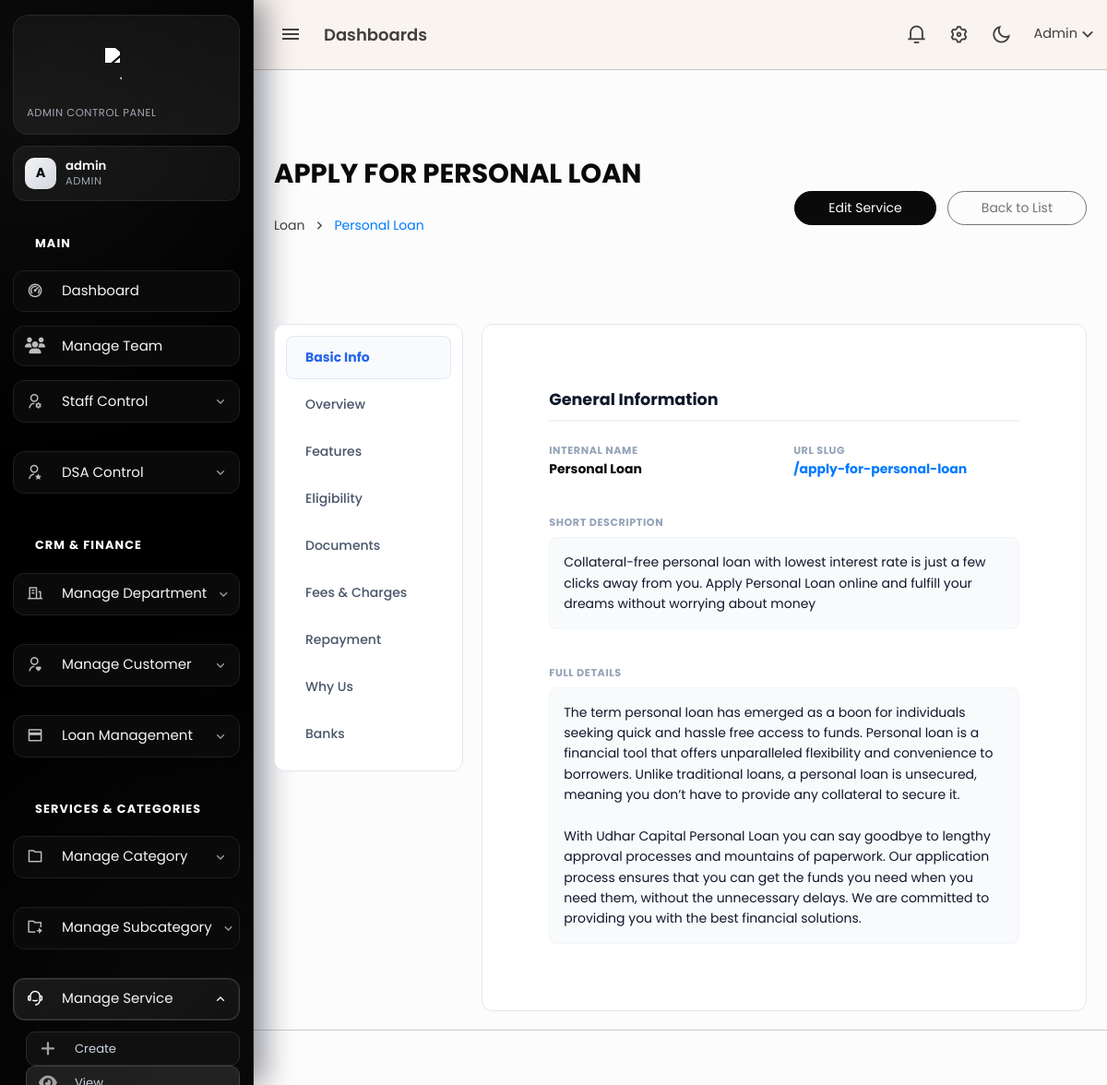
Screenshot of /admin/service_details.php?id=6 (signed in) with the database file from the repository.
### tables this page shows
CREATE TABLE `services` (
  `id` bigint(20) UNSIGNED NOT NULL,
  `category_id` bigint(20) UNSIGNED NOT NULL,
  `sub_category_id` bigint(20) UNSIGNED NOT NULL,
  `service_name` varchar(255) NOT NULL,
  `title` varchar(255) NOT NULL,
  `slug` varchar(255) NOT NULL,
  `short_description` text DEFAULT NULL,
  `long_description` longtext DEFAULT NULL,
  `hero_image` varchar(255) DEFAULT NULL,
  `card_img` varchar(255) DEFAULT NULL,
  `created_at` timestamp NULL DEFAULT current_timestamp(),
  `updated_at` timestamp NULL DEFAULT current_timestamp() ON UPDATE current_timestamp()
);

CREATE TABLE `service_categories` (
  `id` bigint(20) UNSIGNED NOT NULL,
  `uuid` char(36) NOT NULL DEFAULT uuid(),
  `department` int(11) NOT NULL,
  `category_name` varchar(255) NOT NULL,
  `sequence` int(11) NOT NULL DEFAULT 1,
  `active` tinyint(1) NOT NULL DEFAULT 1,
  `live` tinyint(1) NOT NULL DEFAULT 1,
  `created_at` timestamp NULL DEFAULT current_timestamp(),
  `updated_at` timestamp NULL DEFAULT current_timestamp() ON UPDATE current_timestamp()
);

CREATE TABLE `services_subcategories` (
  `id` bigint(20) UNSIGNED NOT NULL,
  `uuid` char(36) NOT NULL DEFAULT uuid(),
  `category_id` bigint(20) UNSIGNED NOT NULL,
  `sub_category_name` varchar(255) NOT NULL,
  `sequence` int(11) NOT NULL DEFAULT 1,
  `status` enum('active','inactive') NOT NULL DEFAULT 'active',
  `live` tinyint(1) NOT NULL DEFAULT 1,
  `created_at` timestamp NULL DEFAULT current_timestamp(),
  `updated_at` timestamp NULL DEFAULT current_timestamp() ON UPDATE current_timestamp()
);

### admin/service_details.php (the view, shortened to what this page needs)
<?php
include 'header.php';
include 'topbar.php';
include 'sidebar.php';
$id = (int)$_GET['id'];
$main_sql = "SELECT s.*, c.category_name, sub.sub_category_name
             FROM services s
             LEFT JOIN service_categories c ON s.category_id = c.id
             LEFT JOIN services_subcategories sub ON s.sub_category_id = sub.id
             WHERE s.id = $id";
$main_res = mysqli_query($conn, $main_sql);
$service  = mysqli_fetch_assoc($main_res);
?>
<div class="content-page">
    <div class="content">
        <div class="container-fluid pt-5">
            <div class="d-flex justify-content-between align-items-center mb-5">
                <div>
                    <h2 class="fw-bold text-dark mb-1"><?= htmlspecialchars($service['title']) ?></h2>
                    <nav aria-label="breadcrumb">
                        <ol class="breadcrumb mb-0">
                            <li class="breadcrumb-item text-muted"><?= htmlspecialchars($service['category_name']) ?></li>
                            <li class="breadcrumb-item active text-primary" aria-current="page"><?= htmlspecialchars($service['sub_category_name']) ?></li>
                        </ol>
                    </nav>
                </div>
                <div class="d-flex gap-2">
                    <a href="service_edit.php?service_id=<?= $id ?>" class="btn btn-dark rounded-pill px-4">Edit Service</a>
                    <a href="services.php" class="btn btn-outline-secondary rounded-pill px-4">Back to List</a>
                </div>
            </div>
            <div class="row">
                <div class="col-md-3">
                    <div class="card card-modern p-2 sticky-top" style="top: 100px;">
                        <div class="nav flex-column nav-pills" id="v-pills-tab" role="tablist">
                            <button class="nav-link active text-start" data-bs-toggle="pill" data-bs-target="#v-info">Basic Info</button>
                            <button class="nav-link text-start" data-bs-toggle="pill" data-bs-target="#v-overview">Overview</button>
                            <button class="nav-link text-start" data-bs-toggle="pill" data-bs-target="#v-features">Features</button>
                            <button class="nav-link text-start" data-bs-toggle="pill" data-bs-target="#v-eligible">Eligibility</button>
                            <button class="nav-link text-start" data-bs-toggle="pill" data-bs-target="#v-docs">Documents</button>
                            <button class="nav-link text-start" data-bs-toggle="pill" data-bs-target="#v-fees">Fees & Charges</button>
                            <button class="nav-link text-start" data-bs-toggle="pill" data-bs-target="#v-pay">Repayment</button>
                            <button class="nav-link text-start" data-bs-toggle="pill" data-bs-target="#v-why">Why Us</button>
                            <button class="nav-link text-start" data-bs-toggle="pill" data-bs-target="#v-bank">Banks</button>
                        </div>
                    </div>
                </div>
                <div class="col-md-9">
                    <div class="card card-modern">
                        <div class="card-body tab-content p-4 p-md-5">
                            <div class="tab-pane fade show active" id="v-info">
                                <h5 class="section-title">General Information</h5>
                                <div class="row mb-4">
                                    <div class="col-md-6">
                                        <label class="info-label">Internal Name</label>
                                        <div class="fw-bold text-dark"><?= htmlspecialchars($service['service_name']) ?></div>
                                    </div>
                                    <div class="col-md-6">
                                        <label class="info-label">URL Slug</label>
                                        <div class="fw-bold text-primary">/<?= htmlspecialchars($service['slug']) ?></div>
                                    </div>
                                </div>
                                <div class="mb-4">
                                    <label class="info-label">Short Description</label>
                                    <div class="data-box mt-1"><?= nl2br(htmlspecialchars($service['short_description'])) ?></div>
                                </div>
                                <div class="mb-0">
                                    <label class="info-label">Full Details</label>
                                    <div class="data-box mt-1"><?= nl2br(htmlspecialchars($service['long_description'])) ?></div>
                                </div>
                            </div>
                        </div>
                    </div>
                </div>
            </div>
        </div>
    </div>
</div>
<?php include 'footer.php'; ?>

### admin/sidebar.php (style rules this page uses)
:root { --admin-nav-bg: #000000; --admin-nav-card: #0a0a0a; --admin-nav-card-hover: #121212; --admin-nav-border: #1f1f1f; --admin-nav-text: #f5f5f5; --admin-nav-muted: #9ca3af; --admin-nav-accent: #ffffff; --admin-nav-accent-soft: rgba(255, 255, 255, 0.08); }

### admin/service_details.php (style rules this page uses)
:root { --slate-900: #0f172a; --slate-600: #475569; --slate-200: #e2e8f0; --primary-accent: #2563eb; }
.content-page { background-color: #fcfcfd; }
.nav-pills .nav-link { color: var(--slate-600); font-weight: 500; padding: 12px 20px; border-radius: 8px; margin-bottom: 4px; transition: all 0.2s; border: 1px solid transparent; }
.nav-pills .nav-link.active { background-color: #f8fafc !important; color: var(--primary-accent) !important; border-color: var(--slate-200); font-weight: 700; }
.card-modern { border: 1px solid var(--slate-200); border-radius: 12px; background: #ffffff; box-shadow: 0 1px 3px rgba(0,0,0,0.02); }
.section-title { font-size: 1.1rem; font-weight: 700; color: var(--slate-900); border-bottom: 2px solid #f1f5f9; padding-bottom: 12px; margin-bottom: 20px; }
.info-label { font-weight: 700; text-transform: uppercase; font-size: 0.7rem; letter-spacing: 0.05em; color: #94a3b8; }
.data-box { background-color: #f8fafc; border: 1px solid #f1f5f9; border-radius: 8px; padding: 15px; color: var(--slate-900); line-height: 1.6; }

### rows the page displays
services: title "APPLY FOR PERSONAL LOAN", service_categories.category_name "Loan", services_subcategories.sub_category_name "Personal Loan", service_name "Personal Loan", slug "apply-for-personal-loan", short_description "Collateral-free personal loan with lowest interest rate is just a few clicks away from you. Apply Personal Loan online and fulfill your dreams without worrying about money", long_description "The term personal loan has emerged as a boon for individuals seeking quick and hassle free access to funds. Personal loan is a financial tool that offers unparalleled flexibility and convenience to borrowers. Unlike traditional loans, a personal loan is unsecured, meaning you don’t have to provide any collateral to secure it. With Udhar Capital Personal Loan you can say goodbye to lengthy approval processes and mountains of paperwork. Our application process ensures that you can get the funds you need when you need them, without the unnecessary delays. We are committed to providing you with the best financial solutions."

### other values shown
$admin_sidebar_initial "A"
$admin_sidebar_name "admin"
$admin_sidebar_role "ADMIN"
